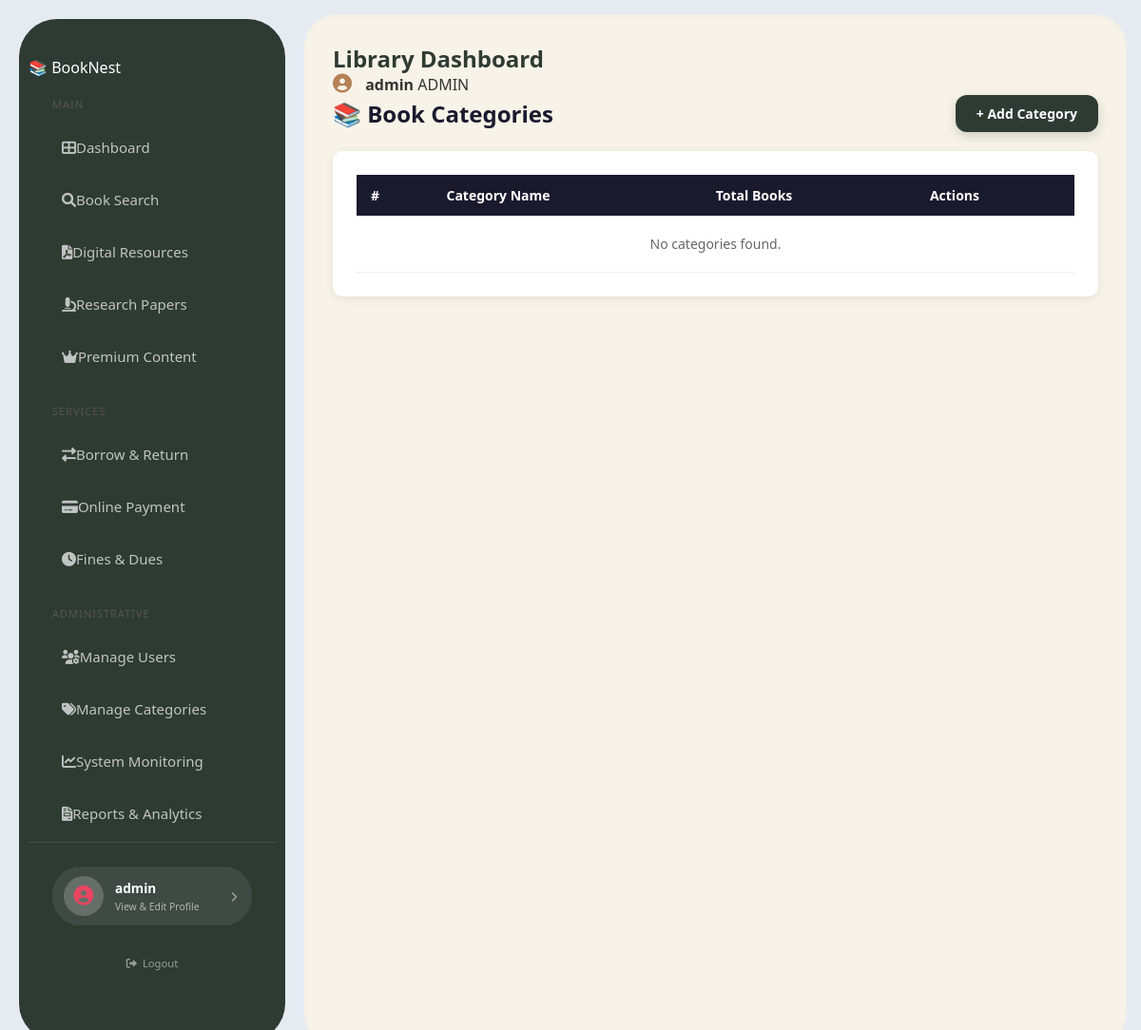
The page /categories/ (signed in) on the database as committed earlier.
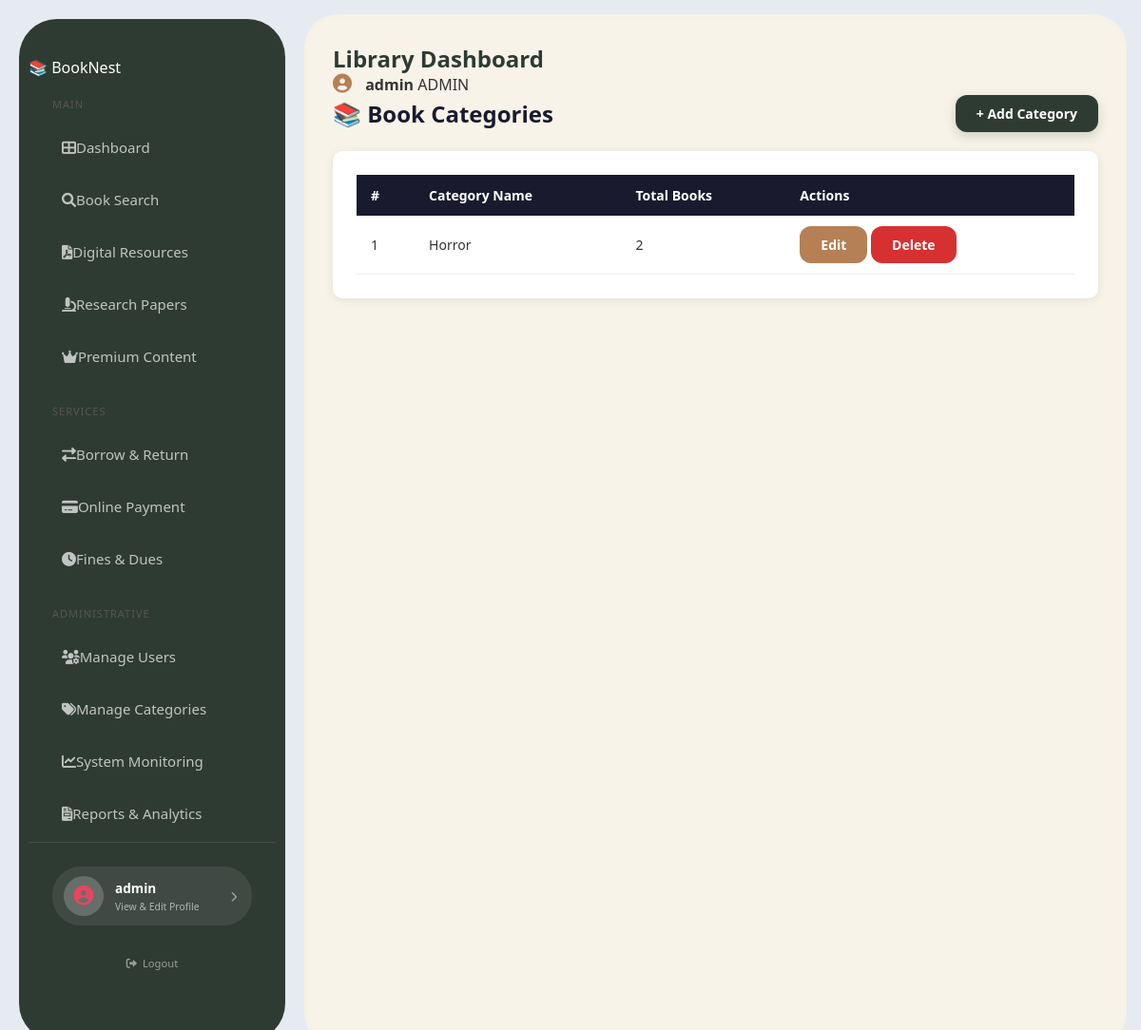
The same page on the database as committed later.
### library/models.py (models this page shows, shortened)
class Category(models.Model):
    name = models.CharField(max_length=100, unique=True)
    class Meta:
        ordering = ['name']
        verbose_name_plural = 'Categories'

### library/views.py (the view)
# urls.py: path('categories/', views.category_list, name='category_list'),
@login_required
@user_passes_test(is_librarian_or_admin, login_url='/')
def category_list(request):
    categories = Category.objects.all().order_by('name')
    return render(request, 'library/category_list.html', {
        'categories': categories
    })

### library/models.py (called while the page is built)
    def get_full_name(self):
        if self.first_name and self.last_name:
            return f"{self.first_name} {self.last_name}"
        return self.username

### library/views.py (called while the page is built)
def is_librarian_or_admin(user):
    return user.is_authenticated and (
        user.role in [User.LIBRARIAN, User.ADMIN] or user.is_superuser
    )

### library/templates/library/category_list.html (shortened to what this page needs)
{% extends 'library/base.html' %}
{% block content %}
<div class="top-bar">
    <h2>📚 Book Categories</h2>
    <a href="{% url 'category_add' %}" class="btn btn-primary">+ Add Category</a>
</div>
<div class="table-box">
    <table>
        <thead>
            <tr>
                <th>#</th>
                <th>Category Name</th>
                <th>Total Books</th>
                <th>Actions</th>
            </tr>
        </thead>
        <tbody>
            {% for category in categories %}
            <tr>
                <td>{{ forloop.counter }}</td>
                <td>{{ category.name }}</td>
                <td>{{ category.books.count }}</td>
                <td>
                    <a href="{% url 'category_edit' category.pk %}" class="btn btn-edit">Edit</a>
                    <a href="{% url 'category_delete' category.pk %}" class="btn btn-delete"
                       onclick="return confirm('Are you sure you want to delete this category?')">
                        Delete
                    </a>
                </td>
            </tr>
            {% empty %}
            <tr>
                <td colspan="4" style="text-align:center; padding:20px; color:#666;">
                    No categories found.
                </td>
            </tr>
            {% endfor %}
        </tbody>
    </table>
</div>
{% endblock %}

Rows that differ between the two databases and show on the page:
added Category: name "Horror", books.count "2"
Other text that changed with them:
text no longer shown: "No categories found."
